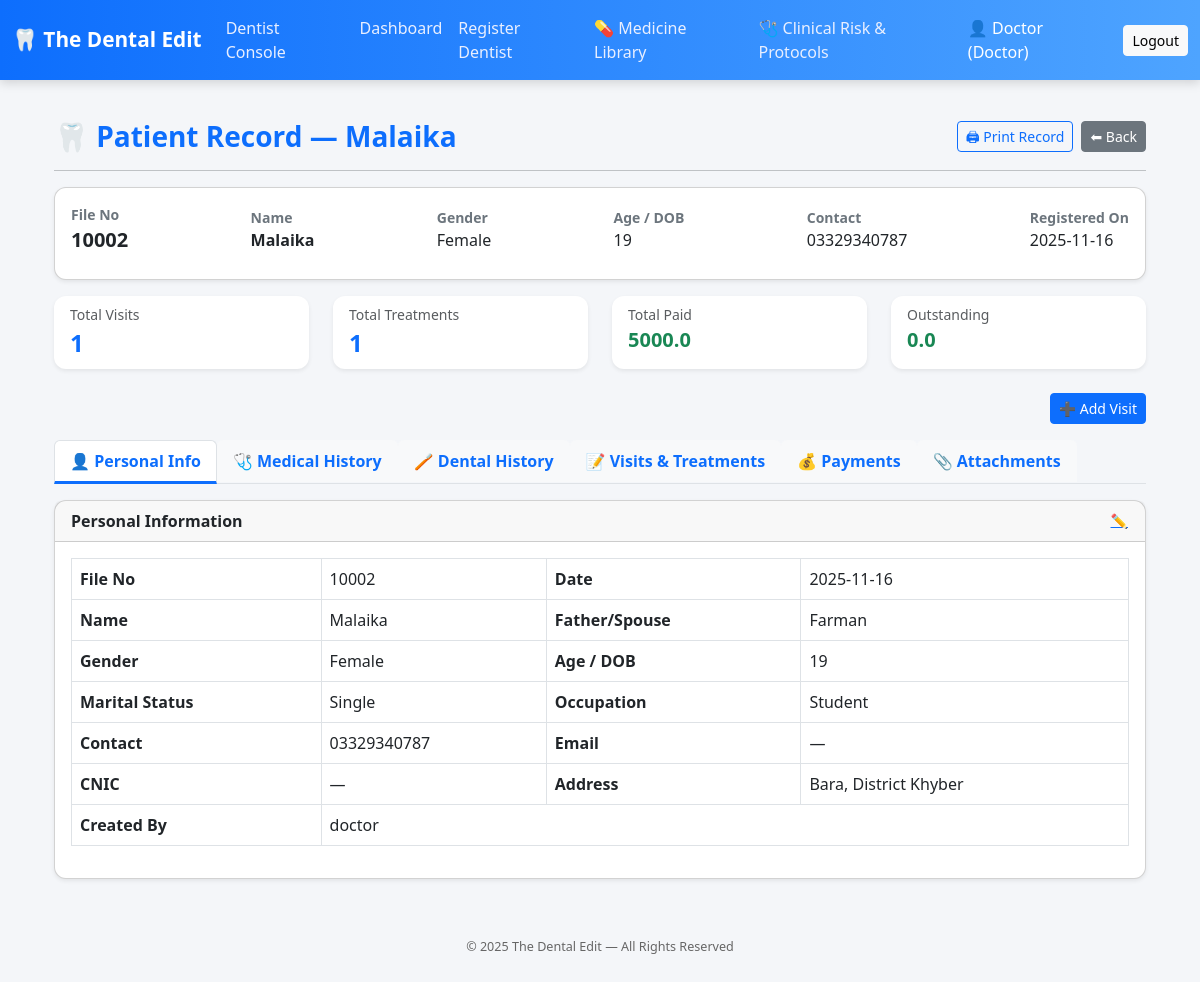
Screenshot of /view_patient/2 (signed in) with the database file from the repository.
### Dentaleditapp.py (models this page shows, shortened)
class Patient(db.Model):
    __tablename__ = 'patients'
    id = db.Column(db.Integer, primary_key=True)
    file_no = db.Column(db.String(50), unique=True)
    full_name = db.Column(db.String(150))
    father_or_spouse_name = db.Column(db.String(150))
    gender = db.Column(db.String(20))
    dob_or_age = db.Column(db.String(50))
    marital_status = db.Column(db.String(50))
    occupation = db.Column(db.String(100))
    contact = db.Column(db.String(50))
    email = db.Column(db.String(100))
    cnic = db.Column(db.String(20))
    address = db.Column(db.Text)
    date = db.Column(db.String(20), default=date.today().strftime("%Y-%m-%d"))
    created_by = db.Column(db.String(100))
    heart_disease = db.Column(db.String(10))
    blood_pressure = db.Column(db.String(10))
    diabetes = db.Column(db.String(10))
    asthma = db.Column(db.String(10))
    tuberculosis = db.Column(db.String(10))
    hepatitis = db.Column(db.String(10))
    bleeding_disorder = db.Column(db.String(10))
    epilepsy = db.Column(db.String(10))
    thyroid_disorder = db.Column(db.String(10))
    kidney_disease = db.Column(db.String(10))
    stomach_ulcers = db.Column(db.String(10))
    psychiatric_disorder = db.Column(db.String(10))
    medications = db.Column(db.Text)
    allergies = db.Column(db.Text)
    other_health = db.Column(db.Text)
    pregnant = db.Column(db.String(10))
    breastfeeding = db.Column(db.String(10))
    pregnancy_weeks = db.Column(db.String(20))
    surgery_history = db.Column(db.Text)
    last_dental_visit = db.Column(db.String(50))
    last_dental_reason = db.Column(db.String(50))
    treat_fillings = db.Column(db.String(10))
    treat_rct = db.Column(db.String(10))
    treat_crowns = db.Column(db.String(10))
    treat_extractions = db.Column(db.String(10))
    treat_scaling = db.Column(db.String(10))
    treat_denture = db.Column(db.String(10))
    treat_braces = db.Column(db.String(10))
    treat_implant = db.Column(db.String(10))
    treat_other = db.Column(db.String(100))
    bad_experience = db.Column(db.String(10))
    bad_experience_details = db.Column(db.Text)
    gum_bleeding = db.Column(db.String(10))
    gum_loose = db.Column(db.String(10))
    gum_badbreath = db.Column(db.String(10))
    gum_none = db.Column(db.String(10))
    sensitive_teeth = db.Column(db.String(10))
    frequent_cavities = db.Column(db.String(10))
    caries_none = db.Column(db.String(10))
    fractured_tooth = db.Column(db.String(10))
    jaw_accident = db.Column(db.String(10))
    trauma_none = db.Column(db.String(10))
    prosthesis_crown = db.Column(db.String(10))
    prosthesis_denture = db.Column(db.String(10))
    prosthesis_implant = db.Column(db.String(10))
    prosthesis_braces = db.Column(db.String(10))
    prosthesis_none = db.Column(db.String(10))
    uses_tobacco = db.Column(db.String(10))
    uses_naswar = db.Column(db.String(10))
    uses_paan = db.Column(db.String(10))
    uses_smoke = db.Column(db.String(10))
    smoking_frequency = db.Column(db.String(100))
    tmj_issue = db.Column(db.Text)
    tmj_notes = db.Column(db.Text)
    oral_hygiene = db.Column(db.Text)
    caries_risk = db.Column(db.Text)
    soft_tissue_notes = db.Column(db.Text)
    dental_notes = db.Column(db.Text)
    cases = db.relationship('Case', backref='patient', cascade="all, delete-orphan", lazy='joined')
    treatments = db.relationship('Treatment', backref='patient', cascade="all, delete-orphan", lazy='joined')
    visits = db.relationship('Visit', backref='patient', cascade="all, delete-orphan", lazy=True)

### Dentaleditapp.py (the view)
@app.route('/view_patient/<int:patient_id>')
@login_required
def view_patient(patient_id):
    patient = Patient.query.get_or_404(patient_id)
    cases = (
        Case.query.filter_by(patient_id=patient.id)
        .order_by(Case.id.desc())
        .all()
    )
    visits = (
        Visit.query.filter_by(patient_id=patient.id)
        .order_by(Visit.visit_date.desc(), Visit.id.desc())
        .all()
    )
    treatments = (
        Treatment.query.filter_by(patient_id=patient.id)
        .order_by(Treatment.date.desc())
        .all()
    )
    payments = (
        Payment.query.filter_by(patient_id=patient.id)
        .order_by(Payment.date.desc())
        .all()
    )
    radiographs = (
        Radiograph.query.filter_by(patient_id=patient.id)
        .order_by(Radiograph.uploaded_at.desc())
        .all()
    )
    total_fee = sum(t.amount or 0 for t in treatments)
    total_paid = sum(p.amount_paid or 0 for p in payments)
    remaining = total_fee - total_paid
    patient_fields = {
        'Heart Disease': patient.heart_disease,
        'High Blood Pressure': patient.blood_pressure,
        'Diabetes': patient.diabetes,
        'Asthma': patient.asthma,
        'Tuberculosis': patient.tuberculosis,
        'Hepatitis / Jaundice': patient.hepatitis,
        'Bleeding Disorder': patient.bleeding_disorder,
        'Epilepsy': patient.epilepsy,
        'Thyroid Disorder': patient.thyroid_disorder,
        'Kidney Disease': patient.kidney_disease,
        'Stomach Ulcers': patient.stomach_ulcers,
        'Psychiatric Disorder': patient.psychiatric_disorder,
    }
    return render_template(
        'view_patient.html',
        patient=patient,
        cases=cases,
        visits=visits,          # 🔵 NEW
        treatments=treatments,
        payments=payments,
        radiographs=radiographs,
        patient_fields=patient_fields,
        total_fee=total_fee,
        total_paid=total_paid,
        remaining=remaining,
    )

### Dentaleditapp.py (called while the page is built)
def login_required(f):
    @wraps(f)
    def decorated_function(*args, **kwargs):
        if 'username' not in session:
            flash('Please log in to access this page.', 'warning')
            return redirect(url_for('login'))
        return f(*args, **kwargs)
    return decorated_function

### templates/view_patient.html (shortened to what this page needs)
{% extends "layout.html" %}
{% block content %}
<div class="container mt-4">
  <div class="d-flex justify-content-between align-items-center mb-3">
    <h3 class="text-primary fw-bold mb-0">🦷 Patient Record — {{ patient.full_name }}</h3>
    <div class="d-flex">
      <a href="{{ url_for('print_patient', patient_id=patient.id) }}" class="btn btn-outline-primary btn-sm me-2">
        🖨 Print Record
      </a>
      <a href="{{ url_for('dashboard_main') }}" class="btn btn-secondary btn-sm">
        ⬅ Back
      </a>
    </div>
  </div>
  <hr>
  <div class="card shadow-sm mb-3">
    <div class="card-body d-flex flex-wrap justify-content-between align-items-center">
      <div class="mb-2">
        <div class="fw-bold text-secondary small">File No</div>
        <div class="fs-5 fw-bold">{{ patient.file_no }}</div>
      </div>
      <div class="mb-2">
        <div class="fw-bold text-secondary small">Name</div>
        <div class="fw-semibold">{{ patient.full_name }}</div>
      </div>
      <div class="mb-2">
        <div class="fw-bold text-secondary small">Gender</div>
        <div>{{ patient.gender }}</div>
      </div>
      <div class="mb-2">
        <div class="fw-bold text-secondary small">Age / DOB</div>
        <div>{{ patient.dob_or_age or '—' }}</div>
      </div>
      <div class="mb-2">
        <div class="fw-bold text-secondary small">Contact</div>
        <div>{{ patient.contact or '—' }}</div>
      </div>
      <div class="mb-2">
        <div class="fw-bold text-secondary small">Registered On</div>
        <div>{{ patient.date }}</div>
      </div>
    </div>
  </div>
  <div class="row mb-3">
    <div class="col-md-3 col-6 mb-2">
      <div class="card shadow-sm border-0 h-100">
        <div class="card-body py-2">
          <div class="small text-muted">Total Visits</div>
          <div class="fs-4 fw-bold text-primary">{{ visits|length }}</div>
        </div>
      </div>
    </div>
    <div class="col-md-3 col-6 mb-2">
      <div class="card shadow-sm border-0 h-100">
        <div class="card-body py-2">
          <div class="small text-muted">Total Treatments</div>
          <div class="fs-4 fw-bold text-primary">{{ treatments|length }}</div>
        </div>
      </div>
    </div>
    <div class="col-md-3 col-6 mb-2">
      <div class="card shadow-sm border-0 h-100">
        <div class="card-body py-2">
          <div class="small text-muted">Total Paid</div>
          <div class="fs-5 fw-bold text-success">{{ total_paid }}</div>
        </div>
      </div>
    </div>
    <div class="col-md-3 col-6 mb-2">
      <div class="card shadow-sm border-0 h-100">
        <div class="card-body py-2">
          <div class="small text-muted">Outstanding</div>
          <div class="fs-5 fw-bold {{ 'text-danger' if remaining > 0 else 'text-success' }}">
            {{ remaining }}
          </div>
        </div>
      </div>
    </div>
  </div>
  {% if session.get('role') in ['doctor','assistant'] %}
  <div class="d-flex justify-content-end mb-3">
    <a href="{{ url_for('add_visit', patient_id=patient.id) }}" class="btn btn-primary btn-sm">
      ➕ Add Visit
    </a>
  </div>
  {% endif %}
  <ul class="nav nav-tabs" id="patientTabs" role="tablist">
    <li class="nav-item"><a class="nav-link active" data-bs-toggle="tab" href="#info">👤 Personal Info</a></li>
    <li class="nav-item"><a class="nav-link" data-bs-toggle="tab" href="#medical">🩺 Medical History</a></li>
    <li class="nav-item"><a class="nav-link" data-bs-toggle="tab" href="#dental">🪥 Dental History</a></li>
    <li class="nav-item"><a class="nav-link" data-bs-toggle="tab" href="#visits">📝 Visits & Treatments</a></li>
    <li class="nav-item"><a class="nav-link" data-bs-toggle="tab" href="#payment">💰 Payments</a></li>
    <li class="nav-item"><a class="nav-link" data-bs-toggle="tab" href="#attachments">📎 Attachments</a></li>
  </ul>
  <div class="tab-content mt-3">
    <div class="tab-pane fade show active" id="info">
      <div class="card shadow-sm">
        <div class="card-header d-flex justify-content-between align-items-center">
          <span class="fw-bold">Personal Information</span>
          {% if session.get('role') in ['doctor','assistant'] %}
          <button class="btn btn-sm btn-link text-primary p-0"
                  data-bs-toggle="offcanvas"
                  data-bs-target="#offcanvasPersonal"
                  title="Edit Personal Info">
            ✏️
          </button>
          {% endif %}
        </div>
        <div class="card-body">
          <table class="table table-bordered">
            <tr>
              <th>File No</th><td>{{ patient.file_no }}</td>
              <th>Date</th><td>{{ patient.date }}</td>
            </tr>
            <tr>
              <th>Name</th><td>{{ patient.full_name }}</td>
              <th>Father/Spouse</th><td>{{ patient.father_or_spouse_name or '—' }}</td>
            </tr>
            <tr>
              <th>Gender</th><td>{{ patient.gender }}</td>
              <th>Age / DOB</th><td>{{ patient.dob_or_age or '—' }}</td>
            </tr>
            <tr>
              <th>Marital Status</th><td>{{ patient.marital_status or '—' }}</td>
              <th>Occupation</th><td>{{ patient.occupation or '—' }}</td>
            </tr>
            <tr>
              <th>Contact</th><td>{{ patient.contact or '—' }}</td>
              <th>Email</th><td>{{ patient.email or '—' }}</td>
            </tr>
            <tr>
              <th>CNIC</th><td>{{ patient.cnic or '—' }}</td>
              <th>Address</th><td>{{ patient.address or '—' }}</td>
            </tr>
            <tr>
              <th>Created By</th><td colspan="3">{{ patient.created_by }}</td>
            </tr>
          </table>
        </div>
      </div>
    </div>
          {% set yes = '<span class="badge bg-success">Yes</span>' %}
          {% set no = '<span class="badge bg-light text-muted">No</span>' %}
      {% set yes = '<span class="badge bg-success">Yes</span>' %}
      {% set no  = '<span class="badge bg-light text-muted">No</span>' %}
  </div>
</div>
{% endblock %}

### templates/layout.html (style rules this page uses)
body { background: #f4f6f9; font-family: "Segoe UI", system-ui, -apple-system, "Helvetica Neue", Arial; }
.nav-link { color: #e9efff !important; font-weight: 500; padding-left: 15px; padding-right: 15px; }

### templates/view_patient.html (style rules this page uses)
.nav-tabs .nav-link { font-weight: 600; color: #0d6efd !important; background-color: #f8f9fa; }
.nav-tabs .nav-link.active { background-color: #ffffff !important; border-bottom: 3px solid #0d6efd; }
.card { border-radius: 12px; }
* { transition: 0.25s ease !important; }

### rows the page displays
Patient: full_name "Malaika", file_no "10002", gender "Female", dob_or_age "19", contact "03329340787", date "2025-11-16", father_or_spouse_name "Farman", marital_status "Single", occupation "Student", email "—", cnic "—", address "Bara, District Khyber", created_by "doctor"

### other values shown
{{ session['username'] | capitalize }} "Doctor"
{{ session['role'] | capitalize }} "Doctor"
{{ visits|length }} "1"
{{ treatments|length }} "1"
{{ total_paid }} "5000.0"
{{ remaining }} "0.0"
